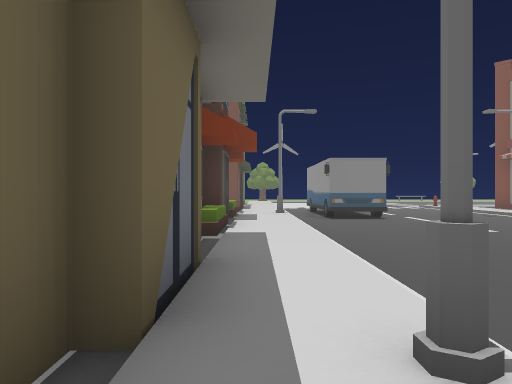
[1] (above)

23 first-person views from a walk through a Unity game level. The camera is 1.3 m above the floor, looks level and sees 70° across. The floor is counted in squares, 2 m on a side. Each view is taken from the middle of a square. On the plan, view 1 faces up. The plan holds only what a view shows up to about 11 squares ahead; the rest is blank. The place goes on beyond the plan. Some animated figures are not drawn. Some surface patterns are stand-ins.

[2]
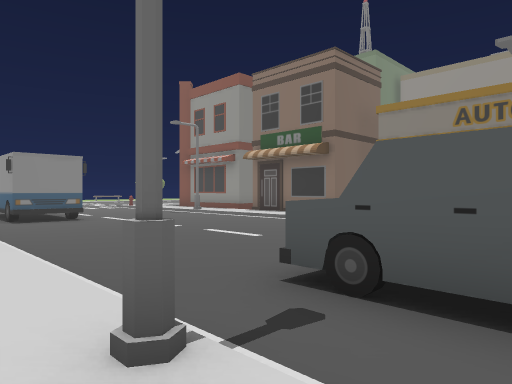

[3]
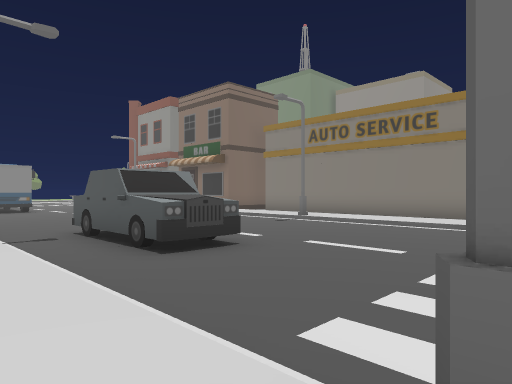

[4]
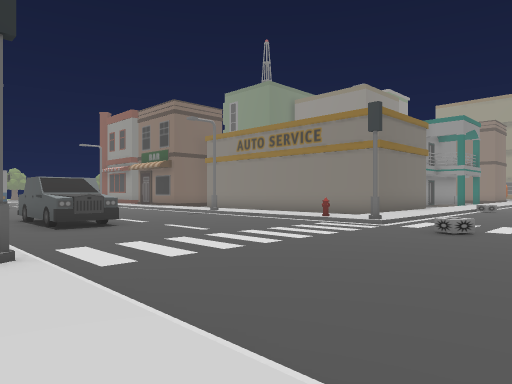

[5]
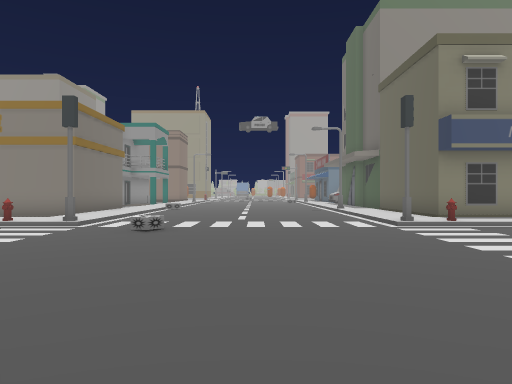

[6]
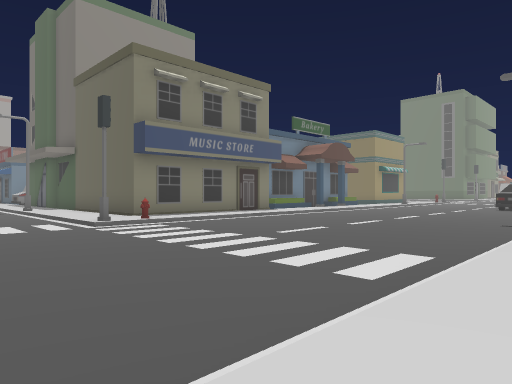

[7]
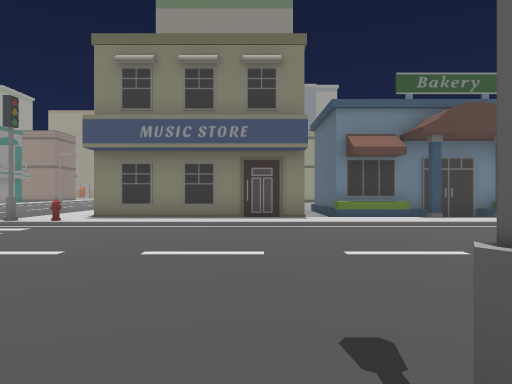

[8]
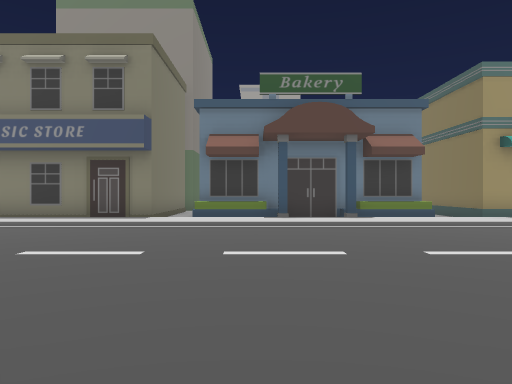

[9]
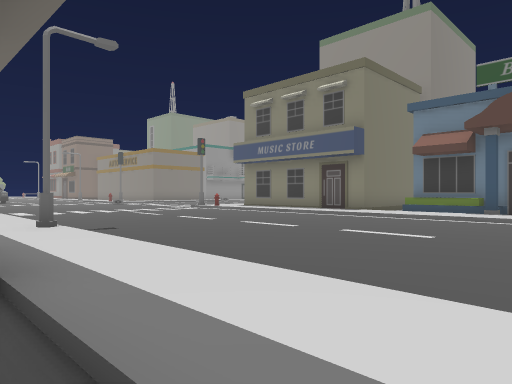

[10]
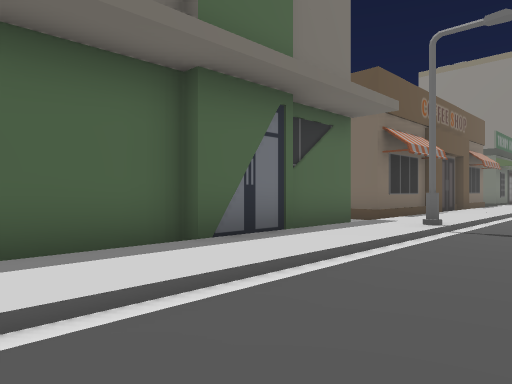

[11]
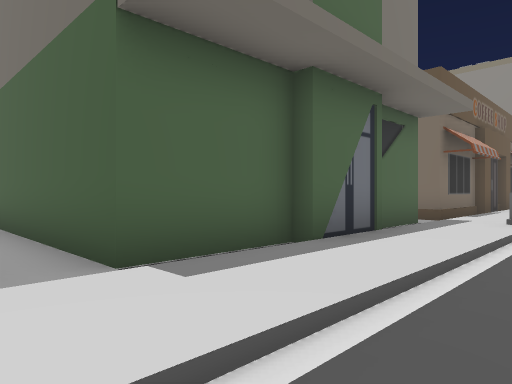

[12]
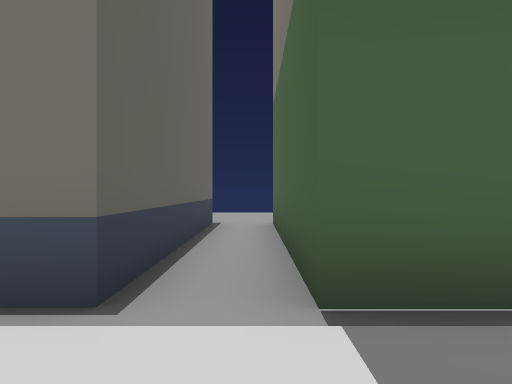

[13]
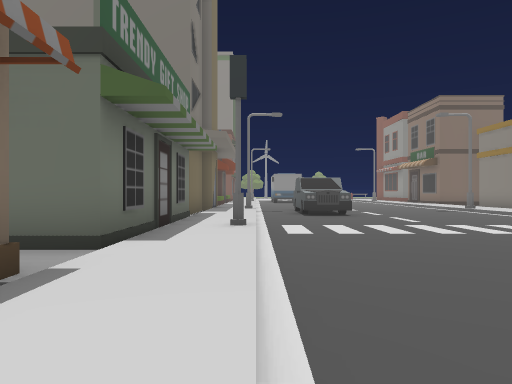

[14]
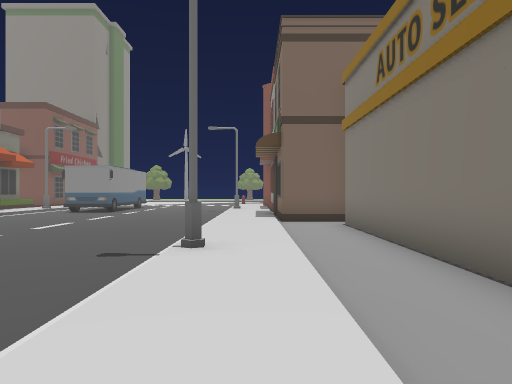

[15]
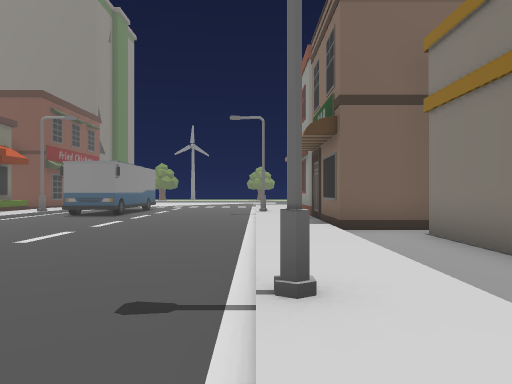

[16]
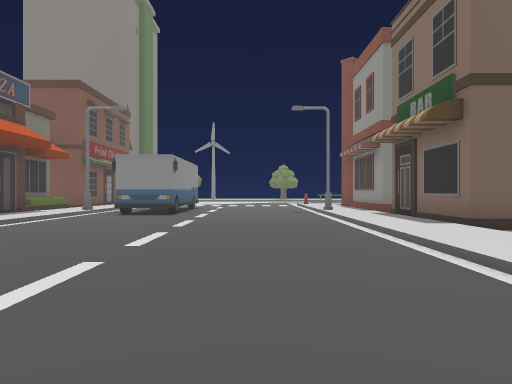

[17]
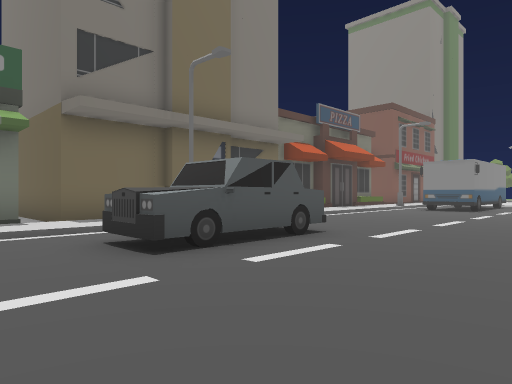

[18]
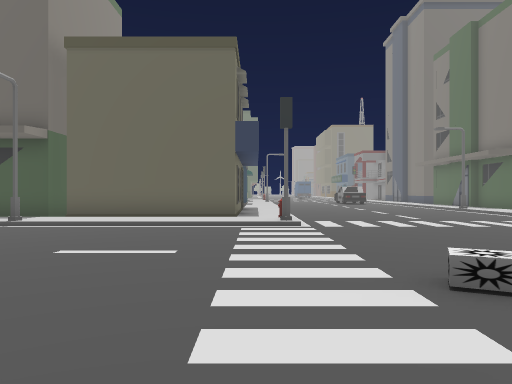

[19]
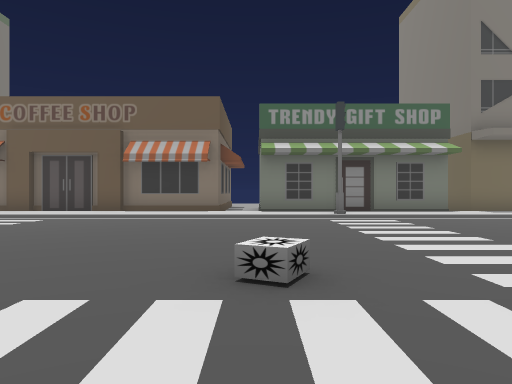

[20]
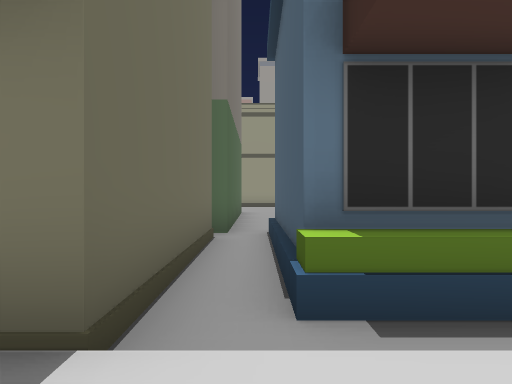

[21]
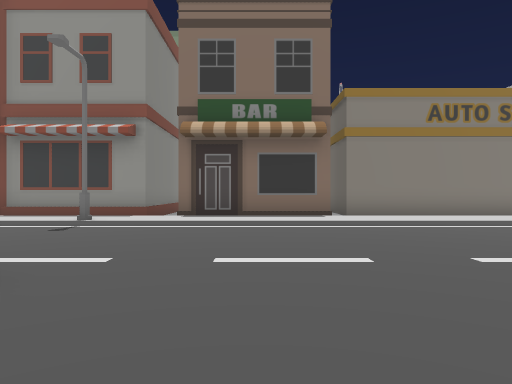

[22]
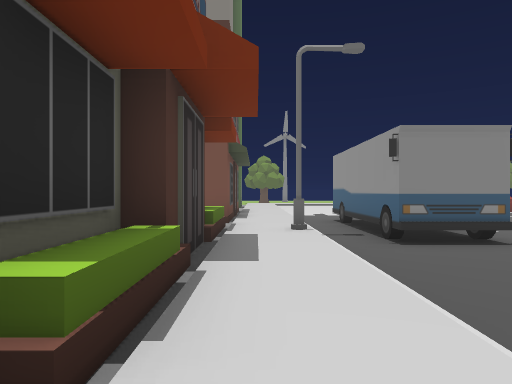

[23]
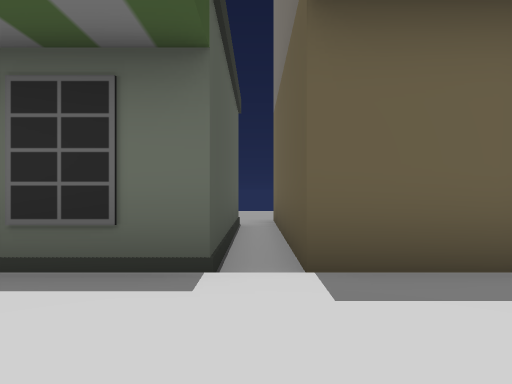

### Floor plan
Key: @ floor where view 1 was taken; # wall or solid block; . main floor; : floor 0.25 m higher than the main floor; / step, stairs or slope; B building; U bus; S streetlight; C car; H hydrant; O other object.
Columns run from 10 left of view 1 to 14 right of it. Each row starts with its distance up from view 1.
 11          B:SUU....S:#
 10          B:/UU..../:#
  9          B:/....../:#
  8          B:/....../:#
  7          B:/....../:#
  6          B:/....../:##
  5          B:/....../:.BB
  4          B:/....../:.B
  3          B:/....../:.B
  2          B:/.C..../:.B
  1          B:S.C....S:.B
  0     BBBBBB@/CC..../:.B
 -1     ......:/.C..../:.B
 -2      #####:/....../:.B
 -3          #:/......H:
 -4          #:/....../:::
 -5          #:#......#////
 -6          #:/...........
 -7         ##:/.....O.....
 -8          #:/...........
 -9          #:/............
-10          #:/............
-11          #:/.............
-12          #:/......//////S
-13          #:/......H::::::
-14          #:/....../:#####
-15          #:/....../:#
-16          #:/....../:#
-17         ##:/....../:#
-18          B:/....../:#
-19          B:S....../:#####
-20          B:/......///////
-21          B:/......///BBBB
-22          B:/......// B
-23          B:/......// B
-24     BBBBBB:/....../: B
-25 ..........:/......// B
-26 ....BBBBBB:/.  ...// B

Where each view was taken, in squares from view 1:
view 1: 0 up, 0 right, facing up
view 2: 0 up, 0 right, facing up-right
view 3: 5 down, 0 right, facing up-right
view 4: 9 down, 0 right, facing up-right
view 5: 9 down, 0 right, facing right
view 6: 9 down, 0 right, facing down-right
view 7: 18 down, 0 right, facing right
view 8: 22 down, 0 right, facing right
view 9: 25 down, 1 left, facing up-right
view 10: 25 down, 3 right, facing up-left
view 11: 26 down, 2 right, facing up-left
view 12: 25 down, 1 right, facing left
view 13: 11 down, 1 right, facing up
view 14: 3 down, 9 right, facing up
view 15: 1 down, 8 right, facing up
view 16: 0 up, 6 right, facing up
view 17: 3 down, 7 right, facing up-left
view 18: 4 down, 9 right, facing down
view 19: 7 down, 10 right, facing left
view 20: 20 down, 8 right, facing right
view 21: 8 up, 1 right, facing right
view 22: 5 up, 0 right, facing up
view 23: 1 down, 2 right, facing left
